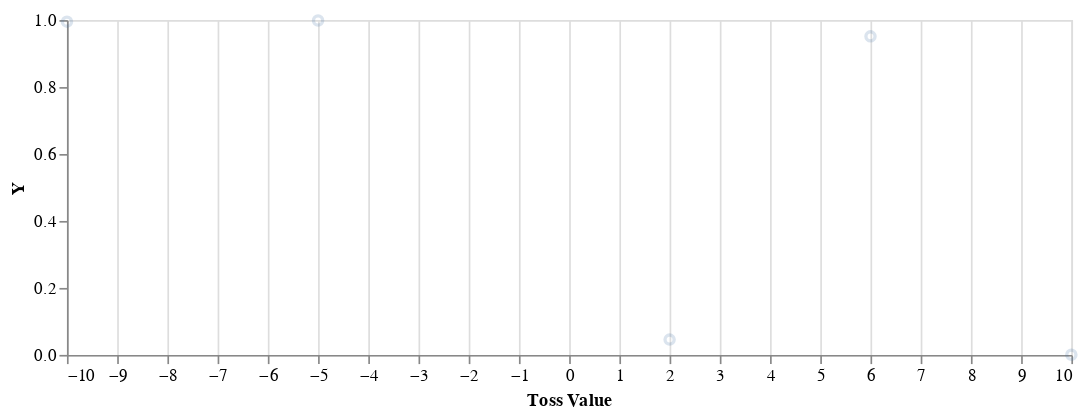

The cell this chart's notebook holds for it:
### Code cell
xValues = xs
yValues <- takeFromModel nsamples model
vlShow $ pointPlot xValues yValues

### Figure 1 — Vega-Lite specification as saved in the notebook (floating-point values rounded to 4 significant figures)
{"$schema": "https://vega.github.io/schema/vega-lite/v3.json", "config": {"axis": {"domainWidth": 1}, "selection": {"single": {"on": "dblclick"}}}, "data": {"values": [{"X": -10, "Y": 0.9952}, {"X": -5, "Y": 0.9987}, {"X": 2, "Y": 0.04578}, {"X": 6, "Y": 0.9514}, {"X": 10, "Y": 0.0004342}, {"Y": 0.9781}, {"Y": 1.0}, {"Y": 1.0}, {"Y": 0.893}, {"Y": 0.01404}, {"Y": 0.1386}, {"Y": 0.006908}, {"Y": 0.4797}, {"Y": 9.967e-11}, {"Y": 0.005897}, {"Y": 0.6987}, {"Y": 3.317e-06}, {"Y": 0.004952}, {"Y": 0.5478}, {"Y": 1.0}, {"Y": 0.0002429}, {"Y": 0.004946}, {"Y": 0.001004}, {"Y": 0.9955}, {"Y": 2.153e-05}, {"Y": 0.04368}, {"Y": 0.0006365}, {"Y": 1.0}, {"Y": 1.0}, {"Y": 1.0}, {"Y": 0.9635}, {"Y": 5.417e-05}, {"Y": 0.09037}, {"Y": 0.9997}, {"Y": 1.0}, {"Y": 1.0}, {"Y": 0.9289}, {"Y": 1.0}, {"Y": 0.03906}, {"Y": 0.0001342}, {"Y": 0.9996}, {"Y": 3.224e-05}, {"Y": 1.51e-07}, {"Y": 0.002403}, {"Y": 1.0}, {"Y": 0.7214}, {"Y": 0.9956}, {"Y": 0.05022}, {"Y": 2.417e-10}, {"Y": 3.413e-08}, {"Y": 1.0}, {"Y": 1.0}, {"Y": 0.5414}, {"Y": 1.0}, {"Y": 0.9721}, {"Y": 0.7643}, {"Y": 0.954}, {"Y": 0.001249}, {"Y": 0.6094}, {"Y": 0.0002159}, {"Y": 0.02399}, {"Y": 0.9973}, {"Y": 0.6601}, {"Y": 0.9991}, {"Y": 1.0}, {"Y": 0.0002206}, {"Y": 4.384e-06}, {"Y": 0.9996}, {"Y": 0.05084}, {"Y": 0.01295}, {"Y": 3.151e-08}, {"Y": 0.9991}, {"Y": 1.0}, {"Y": 8.978e-05}, {"Y": 0.2842}, {"Y": 0.0004686}, {"Y": 1.0}, {"Y": 0.9868}, {"Y": 4.514e-09}, {"Y": 0.9706}, {"Y": 0.9544}, {"Y": 1.0}, {"Y": 0.2701}, {"Y": 0.9558}, {"Y": 0.004744}, {"Y": 0.301}, {"Y": 1.0}, {"Y": 1.0}, {"Y": 0.8312}, {"Y": 0.002497}, {"Y": 0.9992}, {"Y": 1.0}, {"Y": 0.4673}, {"Y": 0.002937}, {"Y": 0.3566}, {"Y": 0.9992}, {"Y": 0.931}, {"Y": 0.9995}, {"Y": 0.9254}, {"Y": 0.002547}]}, "description": "Logistic Regression", "encoding": {"x": {"axis": {"grid": true, "title": "Toss Value"}, "field": "X", "type": "quantitative"}, "y": {"axis": {"grid": false}, "field": "Y", "type": "quantitative"}}, "height": 200, "mark": {"opacity": 0.2, "type": "point"}, "width": 600}
